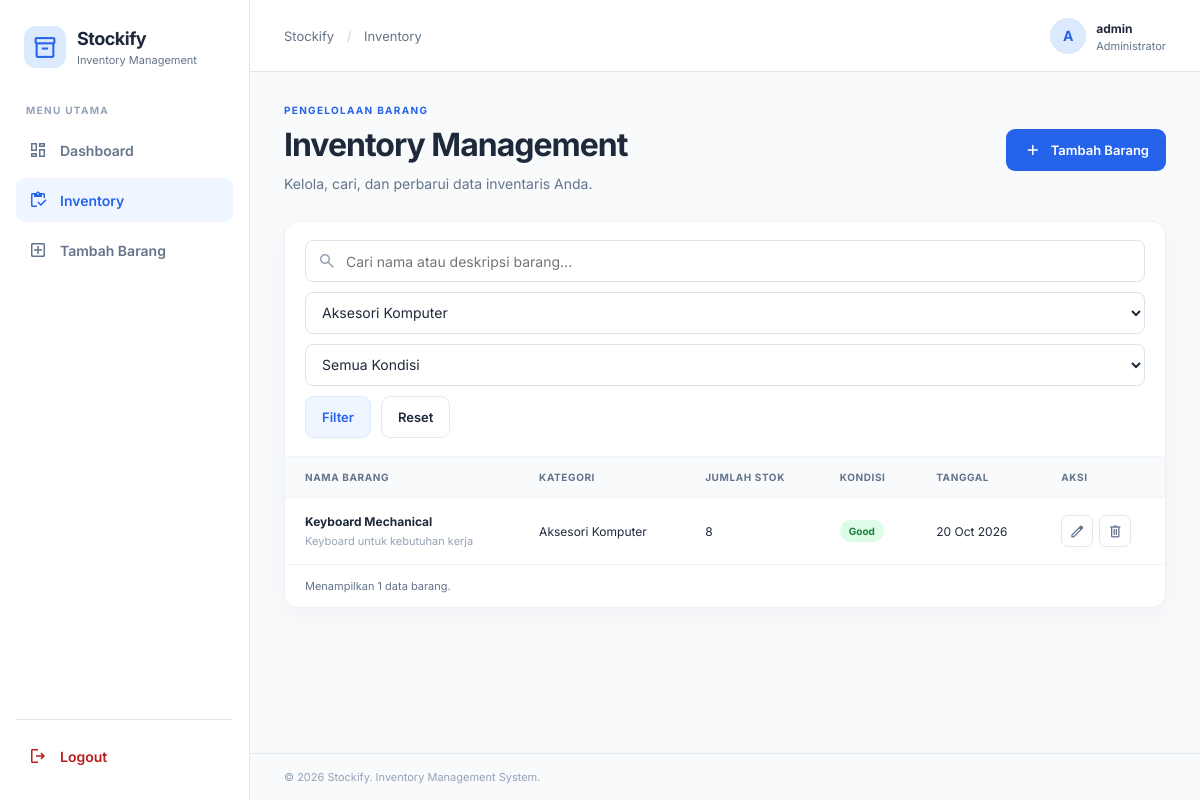
/barang.php?category=Aksesori Komputer (signed in), run on the app's committed database.
### tables this page shows
CREATE TABLE IF NOT EXISTS items (
    id INT UNSIGNED AUTO_INCREMENT PRIMARY KEY,
    item_name VARCHAR(150) NOT NULL,
    category VARCHAR(100) NOT NULL,
    quantity INT UNSIGNED NOT NULL DEFAULT 0,
    condition_status ENUM('Good', 'Needs Repair', 'Damaged') NOT NULL DEFAULT 'Good',
    description TEXT NULL,
    created_at TIMESTAMP DEFAULT CURRENT_TIMESTAMP,
    updated_at TIMESTAMP DEFAULT CURRENT_TIMESTAMP ON UPDATE CURRENT_TIMESTAMP
);

### barang.php (the view, shortened to what this page needs)
<?php
require_once 'config/database.php';
$search = trim($_GET['q'] ?? '');
$category = trim($_GET['category'] ?? '');
$sql = 'SELECT * FROM items WHERE 1=1';
$params = [];
if ($category !== '') { $sql .= ' AND category = ?'; $params[] = $category; }
$sql .= ' ORDER BY created_at DESC, id DESC';
$stmt = $pdo->prepare($sql);
$stmt->execute($params);
$items = $stmt->fetchAll();
$categories = $pdo->query("SELECT DISTINCT category FROM items WHERE category <> '' ORDER BY category")->fetchAll(PDO::FETCH_COLUMN);
require 'includes/header.php';
?>
<section class="page-heading">
    <div><p class="eyebrow">PENGELOLAAN BARANG</p><h1>Inventory Management</h1><p>Kelola, cari, dan perbarui data inventaris Anda.</p></div>
    <a href="tambah_barang.php" class="btn btn-primary"><span class="material-symbols-outlined">add</span>Tambah Barang</a>
</section>
<section class="panel">
    <form method="get" class="filters">
        <div class="search-field"><span class="material-symbols-outlined">search</span><input type="search" name="q" value="<?= htmlspecialchars($search) ?>" placeholder="Cari nama atau deskripsi barang..."></div>
        <select name="category" aria-label="Filter kategori"><option value="">Semua Kategori</option><?php foreach ($categories as $cat): ?><option value="<?= htmlspecialchars($cat) ?>" <?= $category === $cat ? 'selected' : '' ?>><?= htmlspecialchars($cat) ?></option><?php endforeach; ?></select>
        <select name="condition" aria-label="Filter kondisi"><option value="">Semua Kondisi</option></select>
        <button class="btn btn-secondary" type="submit">Filter</button>
        <a class="btn btn-ghost" href="barang.php">Reset</a>
    </form>
    <?php if (!$items): ?>
        <div class="empty-state"><span class="material-symbols-outlined">inventory</span><h3>Barang tidak ditemukan</h3><p>Coba ubah kata kunci atau tambahkan data barang baru.</p><a href="tambah_barang.php" class="btn btn-primary">Tambah Barang</a></div>
    <?php else: ?>
    <div class="table-wrap"><table><thead><tr><th>Nama Barang</th><th>Kategori</th><th>Jumlah Stok</th><th>Kondisi</th><th>Tanggal</th><th>Aksi</th></tr></thead><tbody>
    <?php foreach ($items as $item): ?>
    <tr>
        <td><strong><?= htmlspecialchars($item['item_name']) ?></strong><small class="table-sub"><?= htmlspecialchars($item['description'] ?: 'Tidak ada deskripsi') ?></small></td>
        <td><?= htmlspecialchars($item['category']) ?></td><td><?= number_format((int)$item['quantity']) ?></td>
        <td><span class="status status-<?= strtolower(str_replace(' ', '-', $item['condition_status'])) ?>"><?= htmlspecialchars($item['condition_status']) ?></span></td>
        <td><?= date('d M Y', strtotime($item['created_at'])) ?></td>
        <td><div class="actions"><a class="icon-button" href="edit_barang.php?id=<?= (int)$item['id'] ?>" title="Edit"><span class="material-symbols-outlined">edit</span></a><form method="post" action="hapus_barang.php" data-confirm="Yakin ingin menghapus barang ini?"><input type="hidden" name="id" value="<?= (int)$item['id'] ?>"><button class="icon-button danger" type="submit" title="Hapus"><span class="material-symbols-outlined">delete</span></button></form></div></td>
    </tr>
    <?php endforeach; ?>
    </tbody></table></div>
    <div class="table-bottom">Menampilkan <?= count($items) ?> data barang.</div>
    <?php endif; ?>
</section>
<?php require 'includes/footer.php'; ?>

### assets/css/style.css (style rules this page uses)
:root { --primary: #2563eb; --primary-dark: #1d4ed8; --ink: #1e293b; --muted: #64748b; --line: #e2e8f0; --surface: #ffffff; --background: #f8fafc; --green: #15803d; --orange: #b45309; --red: #b91c1c; --radius: 14px; --shadow: 0 8px 24px rgba(15, 23, 42, .04); }
* { box-sizing: border-box; }
body { margin: 0; font-family: Inter, Arial, sans-serif; background: var(--background); color: var(--ink); font-size: 14px; }
a { color: inherit; text-decoration: none; }
button, input, select, textarea { font: inherit; }
button, a, input, select, textarea { -webkit-tap-highlight-color: transparent; }
.material-symbols-outlined { font-size: 20px; vertical-align: middle; }
.nav-label, .eyebrow { color: #94a3b8; font-size: 10px; font-weight: 700; letter-spacing: 1.3px; }
.page-heading { display: flex; align-items: center; justify-content: space-between; gap: 20px; margin-bottom: 26px; }
.eyebrow { margin: 0 0 9px; color: var(--primary); }
h1, h2, h3, p { margin-top: 0; }
h1 { margin-bottom: 9px; font-size: clamp(25px, 3vw, 32px); letter-spacing: -1px; }
.page-heading p:not(.eyebrow) { color: var(--muted); margin-bottom: 0; line-height: 1.6; }
.btn { display: inline-flex; justify-content: center; align-items: center; gap: 8px; min-height: 42px; padding: 0 16px; border: 1px solid transparent; border-radius: 9px; font-weight: 600; font-size: 13px; cursor: pointer; transition: .2s ease; white-space: nowrap; }
.btn-primary { background: var(--primary); color: white; }
.btn-secondary { background: #eff6ff; border-color: #dbeafe; color: var(--primary); }
.btn-ghost { background: white; color: var(--ink); border-color: var(--line); }
.stat-card, .panel { background: var(--surface); border: 1px solid #edf1f5; border-radius: var(--radius); box-shadow: var(--shadow); }
.panel { overflow: hidden; margin-bottom: 24px; }
.table-wrap { width: 100%; overflow-x: auto; }
table { width: 100%; border-collapse: collapse; text-align: left; white-space: nowrap; }
th { padding: 14px 20px; background: #f8fafc; color: #64748b; font-size: 10px; letter-spacing: .6px; text-transform: uppercase; font-weight: 700; }
td { padding: 16px 20px; border-top: 1px solid #f1f5f9; font-size: 12px; }
td strong { display: block; font-size: 12px; }
.table-sub { display: block; margin-top: 5px; color: #94a3b8; font-size: 11px; max-width: 250px; overflow: hidden; text-overflow: ellipsis; }
.status { display: inline-flex; padding: 5px 9px; border-radius: 99px; font-size: 10px; font-weight: 700; }
.status-good { color: #15803d; background: #dcfce7; }
.actions { display: flex; align-items: center; gap: 6px; }
.actions form { display: inline-flex; margin: 0; }
.icon-button { display: inline-grid; place-items: center; width: 32px; height: 32px; border: 1px solid var(--line); background: white; border-radius: 7px; color: var(--muted); cursor: pointer; }
.icon-button .material-symbols-outlined { font-size: 17px; }
.table-bottom { padding: 14px 20px; border-top: 1px solid #f1f5f9; color: var(--muted); font-size: 11px; }
.filters { display: flex; flex-wrap: wrap; align-items: center; gap: 10px; padding: 18px 20px; border-bottom: 1px solid #f1f5f9; }
.search-field { position: relative; flex: 1 1 230px; }
.search-field > span { position: absolute; left: 12px; top: 50%; transform: translateY(-50%); color: #94a3b8; }
.search-field input { padding-left: 40px; width: 100%; }
input, select, textarea { min-height: 42px; padding: 10px 12px; background: white; border: 1px solid #dbe2ea; border-radius: 8px; color: var(--ink); outline: none; width: 100%; }
select { cursor: pointer; }

### data on the page
items: item_name "Keyboard Mechanical", description "Keyboard untuk kebutuhan kerja", category "Aksesori Komputer", quantity "8", condition_status "Good", created_at "20 Oct 2026"

### other printed values
$pageTitle "Inventory"
substr($_SESSION['admin_username'] ?? 'A', 0, 1) "A"
$_SESSION['admin_username'] "admin"
count($items) "1"
form field category "Aksesori Komputer"
